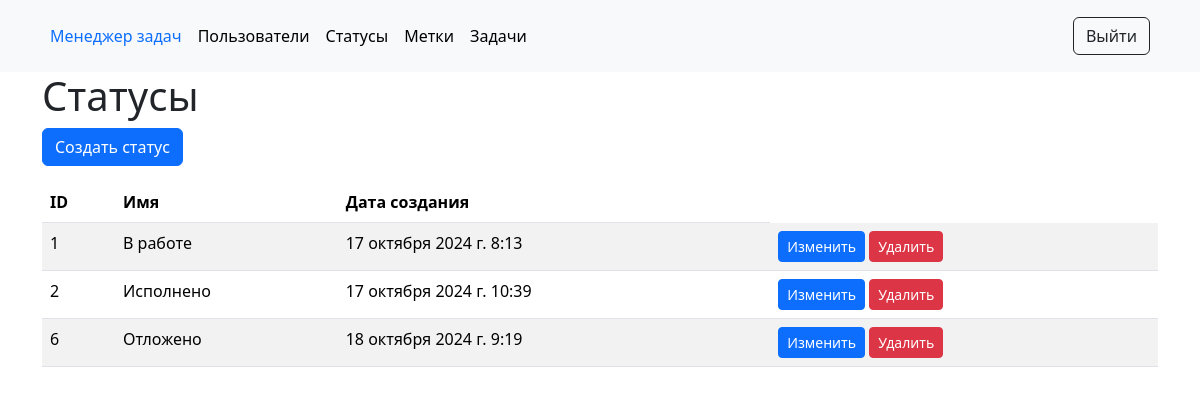
/statuses/ (signed in), run on an earlier commit of the app's database.
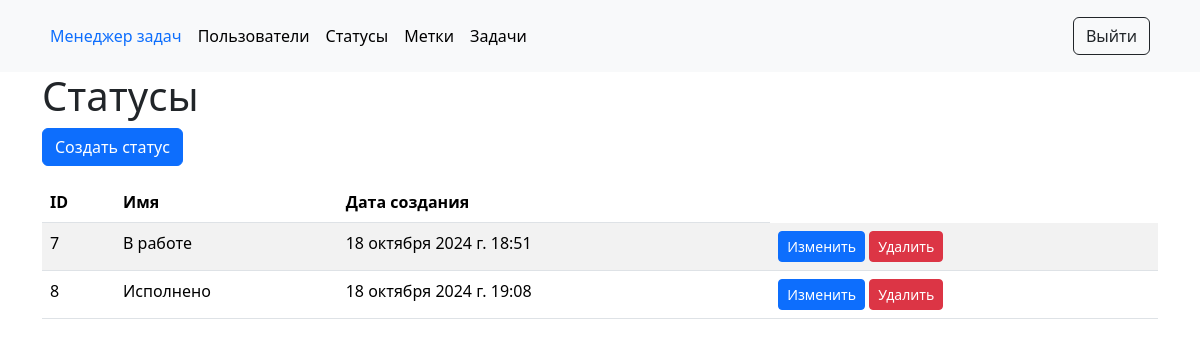
And on a later commit of the database.
### task_manager/statuses/models.py (models this page shows, shortened)
class Status(models.Model):
    name = models.CharField(max_length=255,
                            unique=True,
                            verbose_name=gettext("Name"))
    created_at = models.DateTimeField(auto_now_add=True)

### task_manager/statuses/views.py (the view)
# urls.py: path('', views.statuses_list, name='statuses_list'),
@login_required
def statuses_list(request):
    statuses = Status.objects.all()
    return render(request,
                  'statuses/statuses_list.html',
                  {'statuses': statuses})

### task_manager/templates/statuses/statuses_list.html
{% extends "base.html" %}
{% load i18n %}
{% block content %}
<div class="container">
    <h1>{% translate "Statuses" %}</h1>
    <a href="{% url 'status_create' %}" class="btn btn-primary">{% translate "Create status" %}</a>
    <table class="table table-striped mt-3">
        <thead>
            <tr>
                <th>ID</th>
                <th>{% translate "Name" %}</th>
                <th>{% translate "Creation date" %}</th>
            </tr>
        </thead>
        <tbody>
            {% for status in statuses %}
                <tr>
                    <td>{{ status.id }}</td>
                    <td>{{ status.name }}</td>
                    <td>{{ status.created_at }}</td>
                    <td>
                        <a href="{% url 'status_update' status.id %}" class="btn btn-primary btn-sm">{% translate "Edit" %}</a>
                        <a href="{% url 'status_delete' status.id %}" class="btn btn-danger btn-sm">{% translate "Delete" %}</a>
                    </td>
                </tr>
            {% endfor %}
        </tbody>
    </table>
</div>
{% endblock %}

### task_manager/templates/base.html (shortened to what this page needs)
<!DOCTYPE html>
<html lang="en">
<head>
    {% load django_bootstrap5 %}
    {% bootstrap_css %}
    {% load i18n %}
</head>
<body>
    <header class="p-3 bg-light text-white">
        <div class="container">
            <div class="d-flex flex-wrap align-items-center justify-content-center justify-content-lg-start">
                <ul class="nav col-12 col-lg-auto me-lg-auto mb-2 justify-content-center mb-md-0">
                    <li><a href="/" class="nav-link px-2 text-primary">{% translate "Task manager" %}</a></li>
                    <li><a href="/users/" class="nav-link px-2 text-black">{% translate "Users" %}</a></li>
                    {% if user.is_authenticated %}
                        <li><a href="/statuses/" class="nav-link px-2 text-black">{% translate "Statuses" %}</a></li>
                        <li><a href="/labels/" class="nav-link px-2 text-black">{% translate "Labels" %}</a></li>
                        <li><a href="/tasks/" class="nav-link px-2 text-black">{% translate "Tasks" %}</a></li>
                    {% endif %}
                </ul>
                <div class="text-end">
                    {% if user.is_authenticated %}
                        <a href="{% url 'logout' %}"><button type="button" class="btn btn-outline-dark me-2">{% translate "Logout" %}</button></a>
                    {% else %}
                        <a href="{% url 'login' %}"><button type="button" class="btn btn-outline-dark me-2">{% translate "Login" %}</button></a>
                        <a href="{% url 'signup' %}" class="btn btn-warning"><button type="button" class="btn btn-warning">{% translate "Sign-up" %}</button></a>
                    {% endif %}
                </div>
            </div>
        </div>
    </header>
    {% block content %}{% endblock %}
</body>
</html>

What changed in the data, as far as the page shows it:
removed Status: id "1", name "В работе", created_at "17 октября 2024 г. 8:13"
removed Status: id "2", name "Исполнено", created_at "17 октября 2024 г. 10:39"
removed Status: id "6", name "Отложено", created_at "18 октября 2024 г. 9:19"
added Status: id "7", name "В работе", created_at "18 октября 2024 г. 18:51"
added Status: id "8", name "Исполнено", created_at "18 октября 2024 г. 19:08"
